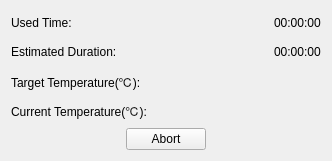
<?xml version="1.0" encoding="UTF-8"?>
<ui version="4.0">
 <class>Diagnostics::CLevelSensorHeatingDialog</class>
 <widget class="QWidget" name="Diagnostics::CLevelSensorHeatingDialog">
  <property name="geometry">
   <rect>
    <x>0</x>
    <y>0</y>
    <width>332</width>
    <height>161</height>
   </rect>
  </property>
  <property name="windowTitle">
   <string>Form</string>
  </property>
  <layout class="QGridLayout" name="gridLayout">
   <item row="0" column="0">
    <layout class="QVBoxLayout" name="verticalLayout">
     <item>
      <layout class="QHBoxLayout" name="horizontalLayout">
       <item>
        <widget class="QLabel" name="label">
         <property name="text">
          <string>Used Time:</string>
         </property>
        </widget>
       </item>
       <item>
        <spacer name="horizontalSpacer">
         <property name="orientation">
          <enum>Qt::Horizontal</enum>
         </property>
         <property name="sizeHint" stdset="0">
          <size>
           <width>40</width>
           <height>20</height>
          </size>
         </property>
        </spacer>
       </item>
       <item>
        <widget class="QLabel" name="usedTimeValue">
         <property name="text">
          <string>00:00:00</string>
         </property>
        </widget>
       </item>
      </layout>
     </item>
     <item>
      <layout class="QHBoxLayout" name="horizontalLayout_2">
       <item>
        <widget class="QLabel" name="label_3">
         <property name="text">
          <string>Estimated Duration:</string>
         </property>
        </widget>
       </item>
       <item>
        <spacer name="horizontalSpacer_2">
         <property name="orientation">
          <enum>Qt::Horizontal</enum>
         </property>
         <property name="sizeHint" stdset="0">
          <size>
           <width>40</width>
           <height>20</height>
          </size>
         </property>
        </spacer>
       </item>
       <item>
        <widget class="QLabel" name="durationValue">
         <property name="text">
          <string>00:00:00</string>
         </property>
        </widget>
       </item>
      </layout>
     </item>
     <item>
      <layout class="QHBoxLayout" name="horizontalLayout_3">
       <item>
        <widget class="QLabel" name="label_5">
         <property name="text">
          <string>Target Temperature(℃):</string>
         </property>
        </widget>
       </item>
       <item>
        <spacer name="horizontalSpacer_3">
         <property name="orientation">
          <enum>Qt::Horizontal</enum>
         </property>
         <property name="sizeHint" stdset="0">
          <size>
           <width>40</width>
           <height>20</height>
          </size>
         </property>
        </spacer>
       </item>
       <item>
        <widget class="QLabel" name="targetTempValue">
         <property name="text">
          <string/>
         </property>
        </widget>
       </item>
      </layout>
     </item>
     <item>
      <layout class="QHBoxLayout" name="horizontalLayout_4">
       <item>
        <widget class="QLabel" name="label_7">
         <property name="text">
          <string>Current Temperature(℃):</string>
         </property>
        </widget>
       </item>
       <item>
        <spacer name="horizontalSpacer_4">
         <property name="orientation">
          <enum>Qt::Horizontal</enum>
         </property>
         <property name="sizeHint" stdset="0">
          <size>
           <width>40</width>
           <height>20</height>
          </size>
         </property>
        </spacer>
       </item>
       <item>
        <widget class="QLabel" name="currentTempValue">
         <property name="text">
          <string/>
         </property>
        </widget>
       </item>
      </layout>
     </item>
    </layout>
   </item>
   <item row="1" column="0">
    <layout class="QHBoxLayout" name="horizontalLayout_5">
     <item>
      <spacer name="horizontalSpacer_5">
       <property name="orientation">
        <enum>Qt::Horizontal</enum>
       </property>
       <property name="sizeHint" stdset="0">
        <size>
         <width>98</width>
         <height>17</height>
        </size>
       </property>
      </spacer>
     </item>
     <item>
      <widget class="QPushButton" name="abortBtn">
       <property name="text">
        <string>Abort</string>
       </property>
      </widget>
     </item>
     <item>
      <spacer name="horizontalSpacer_6">
       <property name="orientation">
        <enum>Qt::Horizontal</enum>
       </property>
       <property name="sizeHint" stdset="0">
        <size>
         <width>78</width>
         <height>20</height>
        </size>
       </property>
      </spacer>
     </item>
    </layout>
   </item>
  </layout>
 </widget>
 <resources/>
 <connections/>
</ui>
